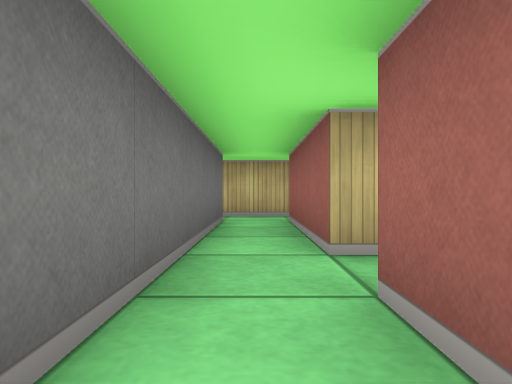
[1] (above)

15 first-person views from a walk through a cub3D maze. The camera is about half as high as the walls, looks level and sees 70° across. The floor is counted in squares. Each view is taken from the middle of a square. On the plan, view 1 faces up. The plan holds only what a view shows up to about 9 squares ahead; the rest is blank.

[2]
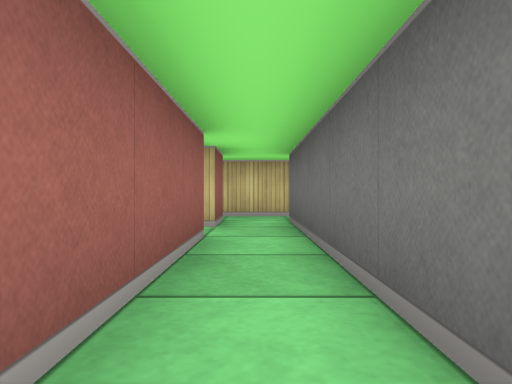

[3]
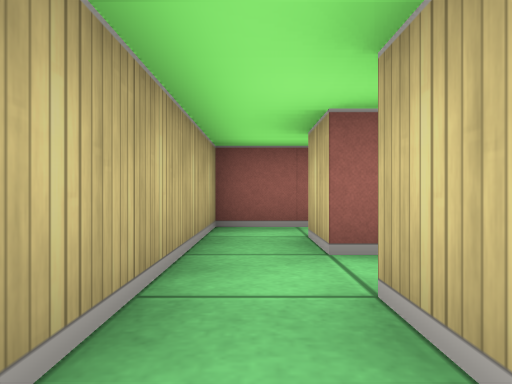

[4]
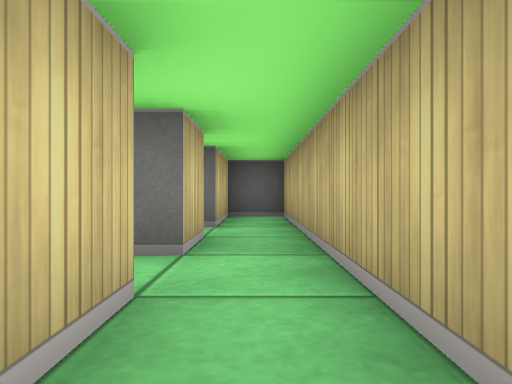

[5]
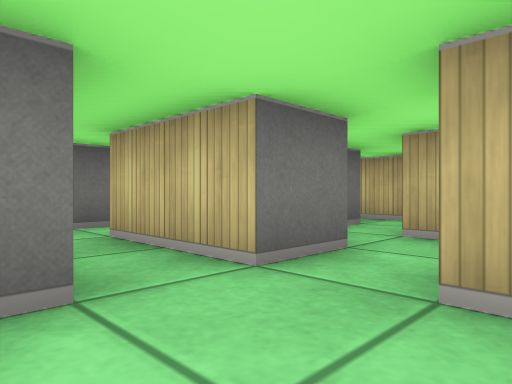

[6]
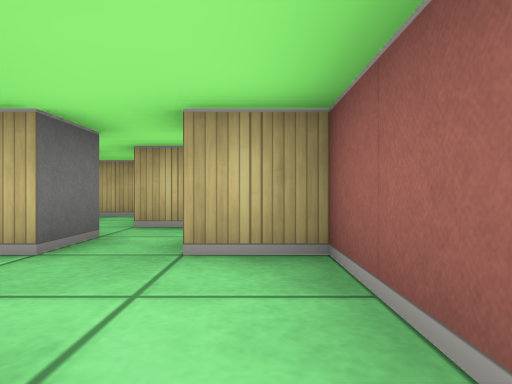

[7]
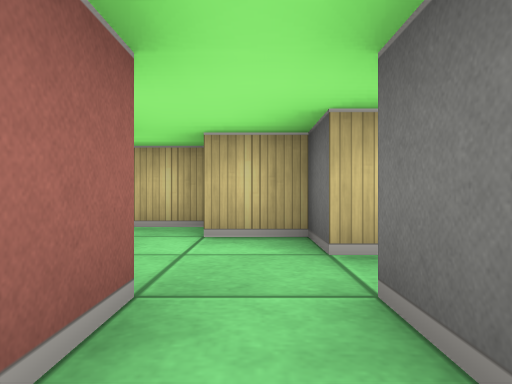

[8]
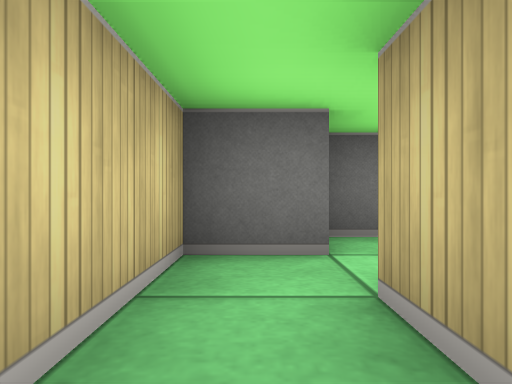

[9]
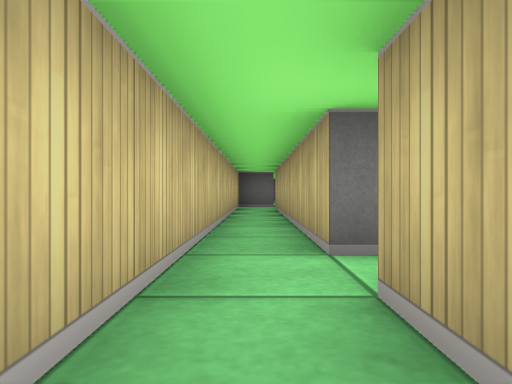

[10]
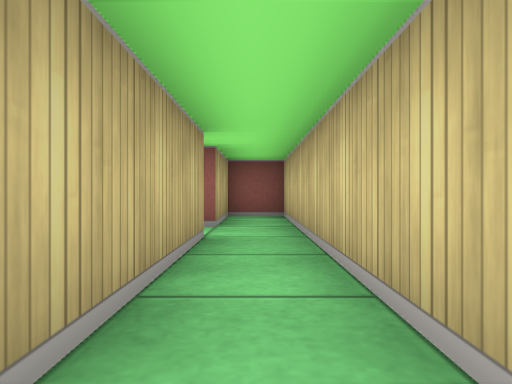

[11]
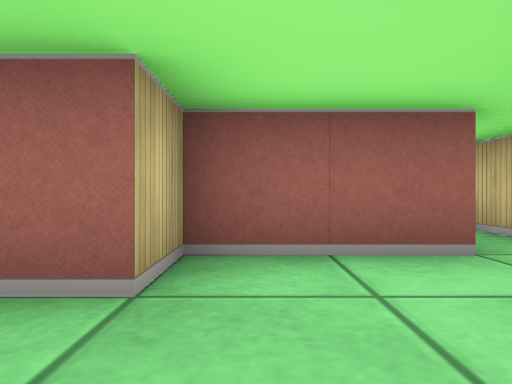

[12]
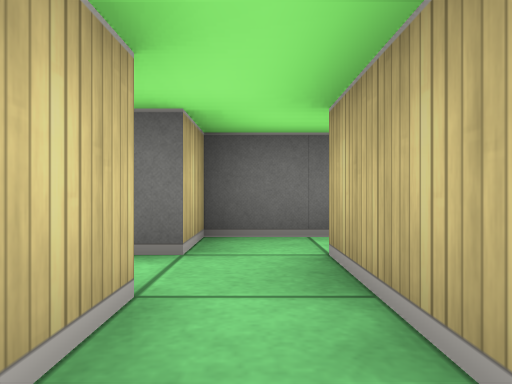

[13]
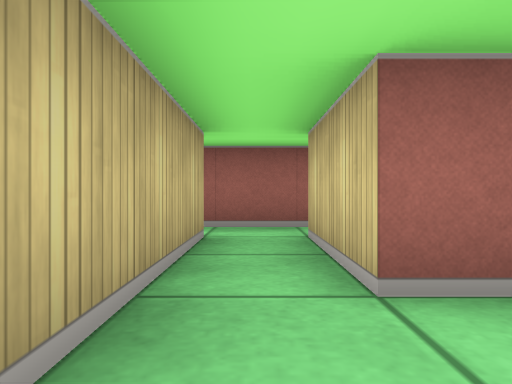

[14]
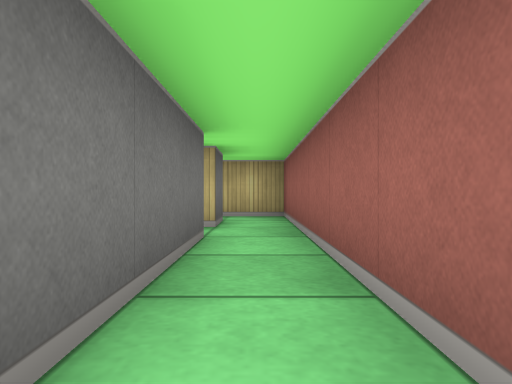

[15]
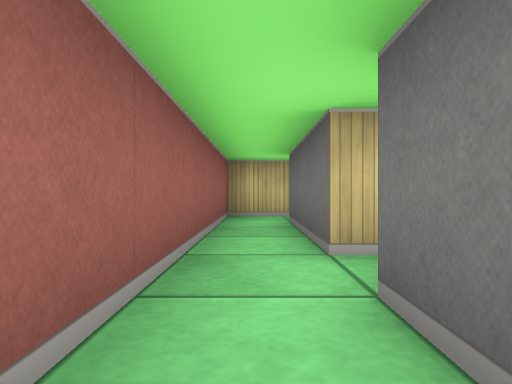

### Floor plan
Points are (right, up) in squares from view 1. A wall is a line through its corners. A room is listed if a view was taken in it or the views show most of it. See-through windows are left out.
Room 1 (views 1, 9, 10)
walls: (-0.5, 1.5) (-0.5, 0.5) (-6.8, 0.5); (-6.9, -0.5) (2.5, -0.5) (2.5, 0.5) (0.5, 0.5) (0.5, 1.5)
ways out: opening at (0, 1) to room 2
Room 2 (view 2)
walls: (-1.5, 5.5) (-0.5, 5.5) (-0.5, 1.5); (1.5, 6.5) (-1.5, 6.5); (0.5, 2.5) (0.5, 5.5) (1.5, 5.5)
ways out: opening at (0, 1) to room 1; opening at (-1, 6) to room 3; opening at (1, 6) to room 4; opening at (1.5, 2) to room 8
Room 3 (view 3)
walls: (-1.5, 6.5) (-4.5, 6.5) (-4.5, 5.5) (-2.5, 5.5)
ways out: opening at (-1, 6) to room 2; opening at (-2, 5)
Room 4 (view 4)
walls: (2.5, 5.2) (2.5, 6.5) (1.5, 6.5)
ways out: opening at (1, 6) to room 2; opening at (2, 5) to room 6
Room 5 (views 5, 6)
walls: (3.5, 0.5) (3.5, -0.5) (4.5, -0.5); (4.5, 0.5) (4.5, 1.5); (2.5, 1.5) (2.5, 0.5)
ways out: opening at (5, 0) to room 7; opening at (4, 1) to room 8
Room 6 (views 7, 13)
walls: (1.5, 5.5) (1.5, 3.5) (2.5, 3.5); (3.5, 4.5) (2.5, 4.5)
ways out: opening at (2, 5) to room 4; opening at (4.5, 4) to room 7; opening at (3, 3) to room 8
Room 7 (views 8, 12, 14)
walls: (3.5, 3.5) (5.5, 3.5) (5.5, 0.5) (4.5, 0.5); (5.5, 5.5) (5.5, 4.5) (3.5, 4.5); (4.5, -0.5) (6.5, -0.5) (6.5, 5.5)
ways out: opening at (5, 0) to room 5; opening at (4.5, 4) to room 6; opening at (6, 5) to room 9
Room 8 (view 11)
walls: (2.5, 0.5) (3.5, 0.5); (2.5, 3.5) (2.5, 2.5) (0.5, 2.5); (4.5, 1.5) (4.5, 2.5) (3.5, 2.5) (3.5, 3.5); (0.5, 1.5) (2.5, 1.5)
ways out: opening at (1.5, 2) to room 2; opening at (4, 1) to room 5; opening at (3, 3) to room 6
Room 9 (view 15)
walls: (6.5, 5.5) (6.5, 6.5) (5.4, 6.5)
ways out: opening at (6, 5) to room 7

Positions as (right, up) in squares from view 1, and headings:
1: (0, 0), facing up
2: (0, 6), facing down
3: (-2, 6), facing right
4: (2, 6), facing left
5: (4, 1), facing up-left
6: (4, 0), facing up
7: (3, 4), facing down
8: (6, 0), facing left
9: (2, 0), facing left
10: (-4, 0), facing right
11: (2, 2), facing right
12: (5, 4), facing left
13: (2, 4), facing right
14: (6, 0), facing up
15: (6, 6), facing down
